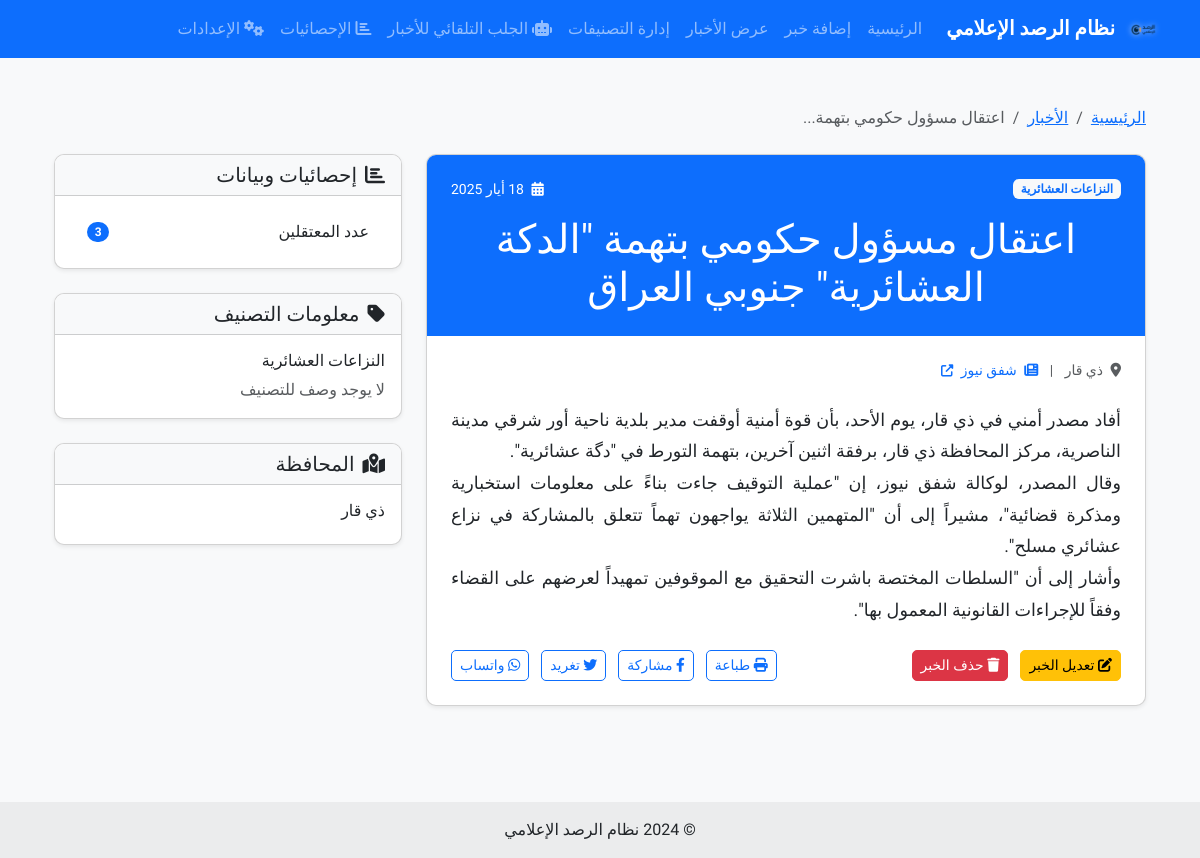
Screenshot of /news/22 with the database file from the repository.
### app/models/relational_models.py (models this page shows, shortened)
class News(db.Model):
    id = db.Column(db.Integer, primary_key=True)
    title = db.Column(db.String(200), nullable=False)
    content = db.Column(db.Text, nullable=False)
    date = db.Column(db.Date, nullable=False, default=datetime.utcnow)
    source = db.Column(db.String(200), nullable=False)
    source_url = db.Column(db.String(500), nullable=True)
    content_hash = db.Column(db.String(32), nullable=True, index=True)  # بصمة المحتوى (MD5)
    created_at = db.Column(db.DateTime, default=datetime.utcnow)
    updated_at = db.Column(db.DateTime, default=datetime.utcnow, onupdate=datetime.utcnow)
    governorate_id = db.Column(db.Integer, db.ForeignKey('governorate.id'), nullable=False)
    category_id = db.Column(db.Integer, db.ForeignKey('category.id'), nullable=False)
    field_values = db.relationship('FieldValue', backref='news', lazy='dynamic', cascade='all, delete-orphan')

class Category(db.Model):
    id = db.Column(db.Integer, primary_key=True)
    name = db.Column(db.String(100), nullable=False, unique=True)
    description = db.Column(db.Text, nullable=True)
    news = db.relationship('News', backref='category', lazy='dynamic')
    fields = db.relationship('Field', backref='category', lazy='dynamic', cascade='all, delete-orphan')

class Governorate(db.Model):
    id = db.Column(db.Integer, primary_key=True)
    name = db.Column(db.String(100), nullable=False, unique=True)
    news = db.relationship('News', backref='governorate', lazy='dynamic')

class Field(db.Model):
    id = db.Column(db.Integer, primary_key=True)
    name = db.Column(db.String(100), nullable=False)
    field_type = db.Column(db.String(20), nullable=False)  # text, textarea, number, date, select
    options = db.Column(db.Text, nullable=True)  # JSON string for select options
    required = db.Column(db.Boolean, default=False)
    order = db.Column(db.Integer, default=0)  # ترتيب الحقل في النموذج
    category_id = db.Column(db.Integer, db.ForeignKey('category.id'), nullable=False)
    field_values = db.relationship('FieldValue', backref='field', lazy='dynamic', cascade='all, delete-orphan')

### app.py (the view)
@app.route('/news/<int:news_id>')
def view_news_details(news_id):
    news = News.query.get_or_404(news_id)
    field_values = FieldValue.query.filter_by(news_id=news_id).all()
    field_data = []
    for fv in field_values:
        field = Field.query.get(fv.field_id)
        field_data.append({
            'name': field.name,
            'value': fv.value,
            'type': field.field_type
        })
    return render_template('news_details.html', news=news, field_data=field_data)

### app.py (called while the page is built)
@app.template_filter('nl2br')
def nl2br(value):
    if value:
        value = value.replace('\n', '<br>\n')
        value = value.replace('&lt;br&gt;', '<br>')
        value = value.replace('<br>', '<br>')
    return value

@app.context_processor
def inject_latest_news():
    latest_news = News.query.order_by(News.date.desc()).limit(5).all()
    return dict(latest_news=latest_news)

### app/templates/news_details.html (shortened to what this page needs)
{% extends "layout.html" %}
{% block content %}
<div class="container py-4">
    <nav aria-label="breadcrumb" class="mb-4">
        <ol class="breadcrumb">
            <li class="breadcrumb-item"><a href="{{ url_for('index') }}">الرئيسية</a></li>
            <li class="breadcrumb-item"><a href="{{ url_for('view_news') }}">الأخبار</a></li>
            <li class="breadcrumb-item active" aria-current="page">{{ news.title|truncate(30) }}</li>
        </ol>
    </nav>
    <div class="row">
        <div class="col-lg-8">
            <div class="card shadow-sm mb-4">
                <div class="card-body p-0">
                    <div class="bg-primary text-white p-4 text-center">
                        <div class="d-flex justify-content-between align-items-center">
                            <span class="badge bg-light text-primary">{{ news.category.name }}</span>
                            <span class="small"><i class="fas fa-calendar-alt me-1"></i> {{ news.date|format_date_arabic('full_levant') }}</span>
                        </div>
                        <h1 class="mt-3 mb-0">{{ news.title }}</h1>
                    </div>
                    <div class="p-4">
                        <div class="d-flex justify-content-between align-items-center mb-4 text-muted small">
                            <div>
                                <i class="fas fa-map-marker-alt me-1"></i> {{ news.governorate.name }}
                                <span class="mx-2">|</span>
                                <i class="fas fa-newspaper me-1"></i>
                                {% if news.source_url %}
                                    <a href="{{ news.source_url }}" target="_blank" class="text-decoration-none">
                                        {{ news.source }}
                                        <i class="fas fa-external-link-alt ms-1 small text-primary"></i>
                                    </a>
                                {% else %}
                                    {{ news.source }}
                                {% endif %}
                            </div>
                        </div>
                        <div class="news-content mb-4">
                            {{ news.content|nl2br|safe }}
                        </div>
                        <div class="d-flex justify-content-between mt-4">
                            <div>
                                <a href="{{ url_for('edit_news', news_id=news.id) }}" class="btn btn-sm btn-warning me-2">
                                    <i class="fas fa-edit"></i> تعديل الخبر
                                </a>
                                <button class="btn btn-sm btn-danger" data-bs-toggle="modal" data-bs-target="#deleteNewsModal">
                                    <i class="fas fa-trash"></i> حذف الخبر
                                </button>
                            </div>
                            <div>
                                <button class="btn btn-sm btn-outline-primary me-2" onclick="window.print()">
                                    <i class="fas fa-print"></i> طباعة
                                </button>
                                <button class="btn btn-sm btn-outline-primary me-2" onclick="shareOnFacebook()">
                                    <i class="fab fa-facebook-f"></i> مشاركة
                                </button>
                                <button class="btn btn-sm btn-outline-primary me-2" onclick="shareOnTwitter()">
                                    <i class="fab fa-twitter"></i> تغريد
                                </button>
                                <button class="btn btn-sm btn-outline-primary" onclick="shareOnWhatsApp()">
                                    <i class="fab fa-whatsapp"></i> واتساب
                                </button>
                            </div>
                        </div>
                    </div>
                </div>
            </div>
        </div>
        <div class="col-lg-4">
            {% if field_data %}
            <div class="card shadow-sm mb-4">
                <div class="card-header bg-light">
                    <h5 class="mb-0"><i class="fas fa-chart-bar me-2"></i>إحصائيات وبيانات</h5>
                </div>
                <div class="card-body">
                    <ul class="list-group list-group-flush">
                        {% for field in field_data %}
                        <li class="list-group-item d-flex justify-content-between align-items-center">
                            <span>{{ field.name }}</span>
                            <span class="badge bg-primary rounded-pill">{{ field.value }}</span>
                        </li>
                        {% endfor %}
                    </ul>
                </div>
            </div>
            {% endif %}
            <div class="card shadow-sm mb-4">
                <div class="card-header bg-light">
                    <h5 class="mb-0"><i class="fas fa-tag me-2"></i>معلومات التصنيف</h5>
                </div>
                <div class="card-body">
                    <h6 class="card-title">{{ news.category.name }}</h6>
                    {% if news.category.description %}
                    <p class="card-text">{{ news.category.description }}</p>
                    {% else %}
                    <p class="card-text text-muted">لا يوجد وصف للتصنيف</p>
                    {% endif %}
                </div>
            </div>
            <div class="card shadow-sm">
                <div class="card-header bg-light">
                    <h5 class="mb-0"><i class="fas fa-map-marked-alt me-2"></i>المحافظة</h5>
                </div>
                <div class="card-body">
                    <h6 class="card-title">{{ news.governorate.name }}</h6>
                </div>
            </div>
        </div>
    </div>
</div>
{% endblock %}

### app/static/css/style.css (style rules this page uses)
body { font-family: 'Tajawal', sans-serif; background-color: #f8f9fa; }
.card { border-radius: 10px; overflow: hidden; transition: all 0.3s ease; }
.card-header { font-weight: bold; }
.btn { border-radius: 5px; }
.fa-newspaper, .fa-list, .fa-tags { color: #0d6efd; }

### app/templates/news_details.html (style rules this page uses)
.news-content { font-size: 1.1rem; line-height: 1.8; text-align: justify; }

### rows the page displays
News: title "اعتقال مسؤول حكومي بتهمة...", date "18 أيار 2025", title "اعتقال مسؤول حكومي بتهمة \"الدکة العشائرية\" جنوبي العراق", source "شفق نيوز", content "أفاد مصدر أمني في ذي قار، يوم الأحد، بأن قوة أمنية أوقفت مدير بلدية ناحية أور شرقي مدينة الناصرية، مركز المحافظة ذي قار، برفقة اثنين آخرين، بتهمة التورط في \"دگة عشائرية\". وقال المصدر، لوكالة شفق نيوز، إن \"عملية التوقيف جاءت بناءً على معلومات استخبارية ومذكرة قضائية\"، مشيراً إلى أن \"المتهمين الثلاثة يواجهون تهماً تتعلق بالمشاركة في نزاع عشائري مسلح\". وأشار إلى أن \"السلطات المختصة باشرت التحقيق مع الموقوفين تمهيداً لعرضهم على القضاء وفقاً للإجراءات القانونية المعمول بها\"."
Category: category.name "النزاعات العشائرية"
Governorate: governorate.name "ذي قار"
Field: name "عدد المعتقلين", value "3"
